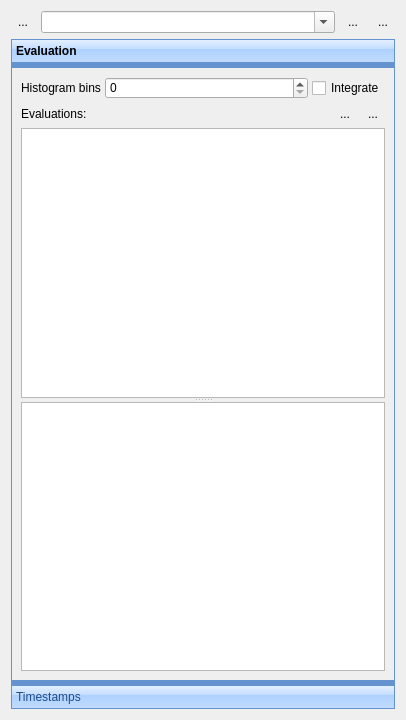
<?xml version="1.0" encoding="UTF-8"?>
<ui version="4.0">
 <class>Form</class>
 <widget class="QWidget" name="Form">
  <property name="geometry">
   <rect>
    <x>0</x>
    <y>0</y>
    <width>406</width>
    <height>720</height>
   </rect>
  </property>
  <property name="windowTitle">
   <string>Form</string>
  </property>
  <property name="autoFillBackground">
   <bool>false</bool>
  </property>
  <layout class="QVBoxLayout" name="verticalLayout">
   <item>
    <layout class="QHBoxLayout" name="horizontalLayout">
     <item>
      <widget class="QToolButton" name="removeButton">
       <property name="minimumSize">
        <size>
         <width>0</width>
         <height>0</height>
        </size>
       </property>
       <property name="text">
        <string>...</string>
       </property>
       <property name="icon">
        <iconset resource="Experiment.qrc">
         <normaloff>:/openicon/icons/edit-clear-locationbar-ltr.png</normaloff>:/openicon/icons/edit-clear-locationbar-ltr.png</iconset>
       </property>
       <property name="iconSize">
        <size>
         <width>16</width>
         <height>16</height>
        </size>
       </property>
       <property name="autoRaise">
        <bool>true</bool>
       </property>
      </widget>
     </item>
     <item>
      <widget class="QComboBox" name="comboBox">
       <property name="contextMenuPolicy">
        <enum>Qt::ActionsContextMenu</enum>
       </property>
       <property name="editable">
        <bool>true</bool>
       </property>
       <property name="maxVisibleItems">
        <number>100</number>
       </property>
      </widget>
     </item>
     <item>
      <widget class="QToolButton" name="saveButton">
       <property name="toolTip">
        <string>Save current</string>
       </property>
       <property name="text">
        <string notr="true">...</string>
       </property>
       <property name="icon">
        <iconset resource="Experiment.qrc">
         <normaloff>:/kde/icons/filesave.png</normaloff>:/kde/icons/filesave.png</iconset>
       </property>
       <property name="iconSize">
        <size>
         <width>16</width>
         <height>16</height>
        </size>
       </property>
       <property name="autoRaise">
        <bool>true</bool>
       </property>
      </widget>
     </item>
     <item>
      <widget class="QToolButton" name="reloadButton">
       <property name="toolTip">
        <string>reload</string>
       </property>
       <property name="text">
        <string>...</string>
       </property>
       <property name="icon">
        <iconset resource="Experiment.qrc">
         <normaloff>:/openicon/icons/document-revert-5.png</normaloff>:/openicon/icons/document-revert-5.png</iconset>
       </property>
       <property name="autoRaise">
        <bool>true</bool>
       </property>
      </widget>
     </item>
    </layout>
   </item>
   <item>
    <widget class="QToolBox" name="toolBox">
     <property name="sizePolicy">
      <sizepolicy hsizetype="MinimumExpanding" vsizetype="Expanding">
       <horstretch>0</horstretch>
       <verstretch>0</verstretch>
      </sizepolicy>
     </property>
     <property name="styleSheet">
      <string notr="true">QToolBox {
	    icon-size: 24px;
	    border: 1px solid rgb(101, 147, 207);
	    background-color: rgb(101, 147, 207);
	}
	
	QToolBox:tab {
	    height: 32px;
	    color: rgb(32, 77, 137);
	    background-color: qlineargradient(spread:pad, x1:0.5, y1:0, x2:0.5, y2:1, stop:0 rgba(227, 239, 255, 255), stop:0.4 rgba(196, 221, 255, 255), stop:0.401 rgba(173, 209, 255, 255), stop:1 rgba(192, 219, 255, 255));
	}
	
	QToolBox:tab:hover {
	    height: 32px;
	    color: rgb(32, 77, 137);
	    background-color: qlineargradient(spread:pad, x1:0.5, y1:0, x2:0.5, y2:1, stop:0 rgba(255, 254, 228, 255), stop:0.4 rgba(255, 232, 167, 255), stop:0.401 rgba(255, 215, 103, 255), stop:1 rgba(255, 230, 158, 255));
	}
	
	QToolBox:tab:selected {
	    height: 32px;
	    font-weight: bold;
	    color: rgb(0, 0, 0);
	    /*background-color: qlineargradient(spread:pad, x1:0.5, y1:0, x2:0.5, y2:1,
26	 * stop:0 rgba(255, 217, 170, 255), stop:0.4 rgba(255, 187, 110, 255),
27	 * stop:0.401 rgba(255, 171, 63, 255), stop:1 rgba(254, 225, 122, 255));*/
	}
	
	QToolBox:tab:selected:hover {
	    height: 32px;
	    font-weight: bold;
	    color: rgb(0, 0, 0);
	    /*background-color: qlineargradient(spread:pad, x1:0.5, y1:0, x2:0.5, y2:1,
	 * stop:0 rgba(255, 189, 105, 255), stop:0.4 rgba(255, 172, 66, 255),
	 * stop:0.401 rgba(251, 140, 60, 255), stop:1 rgba(254, 211, 100, 255));*/
	} </string>
     </property>
     <property name="frameShape">
      <enum>QFrame::Panel</enum>
     </property>
     <property name="frameShadow">
      <enum>QFrame::Raised</enum>
     </property>
     <property name="currentIndex">
      <number>0</number>
     </property>
     <widget class="QWidget" name="page_2">
      <property name="geometry">
       <rect>
        <x>0</x>
        <y>0</y>
        <width>386</width>
        <height>616</height>
       </rect>
      </property>
      <attribute name="label">
       <string>Evaluation</string>
      </attribute>
      <layout class="QVBoxLayout" name="verticalLayout_3">
       <property name="spacing">
        <number>4</number>
       </property>
       <item>
        <layout class="QHBoxLayout" name="horizontalLayout_3">
         <item>
          <widget class="QLabel" name="label_8">
           <property name="text">
            <string>Histogram bins</string>
           </property>
          </widget>
         </item>
         <item>
          <widget class="QSpinBox" name="histogramBinsBox">
           <property name="sizePolicy">
            <sizepolicy hsizetype="Minimum" vsizetype="Fixed">
             <horstretch>1</horstretch>
             <verstretch>0</verstretch>
            </sizepolicy>
           </property>
           <property name="maximum">
            <number>1000</number>
           </property>
          </widget>
         </item>
         <item>
          <widget class="QCheckBox" name="integrateHistogramCheckBox">
           <property name="text">
            <string>Integrate</string>
           </property>
          </widget>
         </item>
        </layout>
       </item>
       <item>
        <layout class="QHBoxLayout" name="horizontalLayout_4">
         <item>
          <widget class="QLabel" name="label">
           <property name="text">
            <string>Evaluations:</string>
           </property>
          </widget>
         </item>
         <item>
          <widget class="QToolButton" name="addEvaluationButton">
           <property name="text">
            <string>...</string>
           </property>
           <property name="icon">
            <iconset resource="Experiment.qrc">
             <normaloff>:/openicon/icons/edit-add.png</normaloff>:/openicon/icons/edit-add.png</iconset>
           </property>
           <property name="autoRaise">
            <bool>true</bool>
           </property>
          </widget>
         </item>
         <item>
          <widget class="QToolButton" name="removeEvaluationButton">
           <property name="text">
            <string>...</string>
           </property>
           <property name="icon">
            <iconset resource="Experiment.qrc">
             <normaloff>:/openicon/icons/edit-delete-6.png</normaloff>:/openicon/icons/edit-delete-6.png</iconset>
           </property>
           <property name="autoRaise">
            <bool>true</bool>
           </property>
          </widget>
         </item>
        </layout>
       </item>
       <item>
        <widget class="QSplitter" name="splitter">
         <property name="orientation">
          <enum>Qt::Vertical</enum>
         </property>
         <widget class="QTableView" name="evalTableView"/>
         <widget class="ParameterTree" name="evalParamTreeWidget">
          <attribute name="headerVisible">
           <bool>false</bool>
          </attribute>
          <column>
           <property name="text">
            <string notr="true">1</string>
           </property>
          </column>
         </widget>
        </widget>
       </item>
      </layout>
     </widget>
     <widget class="QWidget" name="page_3">
      <property name="geometry">
       <rect>
        <x>0</x>
        <y>0</y>
        <width>386</width>
        <height>616</height>
       </rect>
      </property>
      <attribute name="label">
       <string>Timestamps</string>
      </attribute>
      <layout class="QGridLayout" name="gridLayout_3">
       <item row="0" column="0">
        <widget class="QCheckBox" name="enableCheckBox">
         <property name="text">
          <string>Enable</string>
         </property>
        </widget>
       </item>
       <item row="0" column="1">
        <widget class="QCheckBox" name="saveRawDataCheckBox">
         <property name="text">
          <string>Save raw data</string>
         </property>
        </widget>
       </item>
       <item row="1" column="0">
        <widget class="QLabel" name="label_11">
         <property name="text">
          <string>Binwidth</string>
         </property>
        </widget>
       </item>
       <item row="1" column="1">
        <widget class="MagnitudeSpinBox" name="binwidthSpinBox">
         <property name="sizePolicy">
          <sizepolicy hsizetype="Minimum" vsizetype="Fixed">
           <horstretch>1</horstretch>
           <verstretch>0</verstretch>
          </sizepolicy>
         </property>
         <property name="buttonSymbols">
          <enum>QAbstractSpinBox::NoButtons</enum>
         </property>
        </widget>
       </item>
       <item row="2" column="0">
        <widget class="QLabel" name="label_12">
         <property name="text">
          <string>ROI start</string>
         </property>
        </widget>
       </item>
       <item row="2" column="1">
        <widget class="MagnitudeSpinBox" name="roiStartSpinBox">
         <property name="sizePolicy">
          <sizepolicy hsizetype="Minimum" vsizetype="Fixed">
           <horstretch>1</horstretch>
           <verstretch>0</verstretch>
          </sizepolicy>
         </property>
         <property name="buttonSymbols">
          <enum>QAbstractSpinBox::NoButtons</enum>
         </property>
        </widget>
       </item>
       <item row="3" column="0">
        <widget class="QLabel" name="label_9">
         <property name="text">
          <string>ROI width</string>
         </property>
        </widget>
       </item>
       <item row="3" column="1">
        <widget class="MagnitudeSpinBox" name="roiWidthSpinBox">
         <property name="sizePolicy">
          <sizepolicy hsizetype="Minimum" vsizetype="Fixed">
           <horstretch>1</horstretch>
           <verstretch>0</verstretch>
          </sizepolicy>
         </property>
         <property name="buttonSymbols">
          <enum>QAbstractSpinBox::NoButtons</enum>
         </property>
        </widget>
       </item>
       <item row="4" column="0">
        <widget class="QLabel" name="label_10">
         <property name="text">
          <string>Counter</string>
         </property>
        </widget>
       </item>
       <item row="4" column="1">
        <widget class="QSpinBox" name="channelSpinBox">
         <property name="maximum">
          <number>7</number>
         </property>
        </widget>
       </item>
       <item row="5" column="0" colspan="2">
        <widget class="QComboBox" name="integrateCombo">
         <item>
          <property name="text">
           <string>Integrate all</string>
          </property>
         </item>
         <item>
          <property name="text">
           <string>Integrate each run</string>
          </property>
         </item>
         <item>
          <property name="text">
           <string>One trace per point</string>
          </property>
         </item>
        </widget>
       </item>
       <item row="6" column="0">
        <spacer name="verticalSpacer_2">
         <property name="orientation">
          <enum>Qt::Vertical</enum>
         </property>
         <property name="sizeHint" stdset="0">
          <size>
           <width>52</width>
           <height>141</height>
          </size>
         </property>
        </spacer>
       </item>
      </layout>
     </widget>
    </widget>
   </item>
  </layout>
 </widget>
 <customwidgets>
  <customwidget>
   <class>MagnitudeSpinBox</class>
   <extends>QDoubleSpinBox</extends>
   <header>uiModules.MagnitudeSpinBox</header>
  </customwidget>
  <customwidget>
   <class>ParameterTree</class>
   <extends>QTreeWidget</extends>
   <header>pyqtgraph.parametertree</header>
  </customwidget>
 </customwidgets>
 <tabstops>
  <tabstop>comboBox</tabstop>
  <tabstop>saveButton</tabstop>
  <tabstop>histogramBinsBox</tabstop>
  <tabstop>enableCheckBox</tabstop>
  <tabstop>saveRawDataCheckBox</tabstop>
  <tabstop>binwidthSpinBox</tabstop>
  <tabstop>roiStartSpinBox</tabstop>
  <tabstop>roiWidthSpinBox</tabstop>
  <tabstop>channelSpinBox</tabstop>
  <tabstop>integrateCombo</tabstop>
 </tabstops>
 <resources>
  <include location="Experiment.qrc"/>
 </resources>
 <connections/>
</ui>
